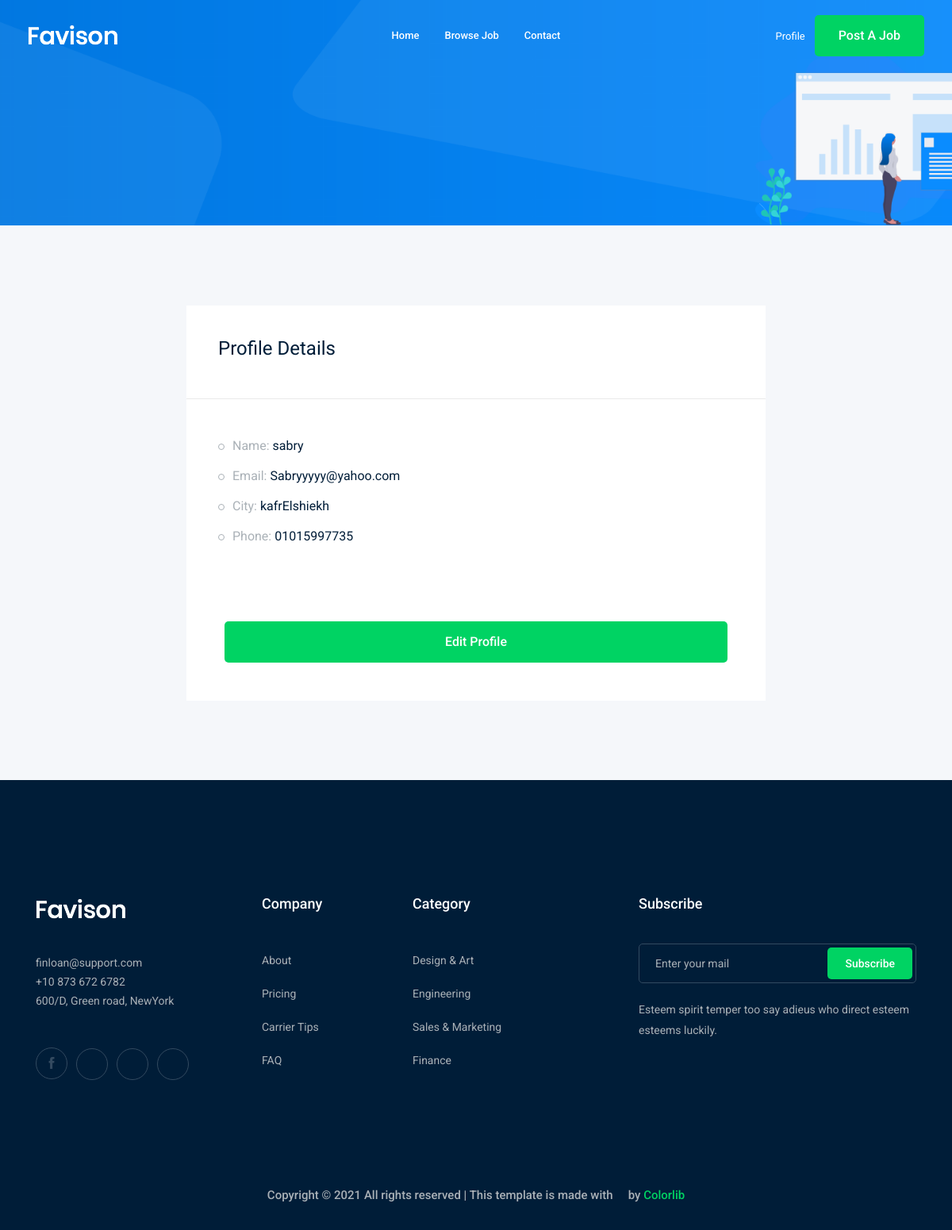
The app's page /accounts/profile (signed in) with its own data.
### account/models.py (models this page shows, shortened)
class Profile(models.Model):
    user = models.OneToOneField(User, on_delete=models.CASCADE)
    city = models.ForeignKey(
        "City", on_delete=models.CASCADE, null=True, blank=True)
    phone = models.CharField(max_length=15)
    image = models.ImageField(upload_to='profile/')

class City(models.Model):
    name = models.CharField(max_length=30)
    def __str__(self):
        return f'{self.name} '

### account/views.py (the view)
# urls.py: path('profile', views.profile, name='profile'),
def profile(request):
    profile = Profile.objects.get(user=request.user)
    return render(request, 'accounts/profile.html', {'profile': profile})

### account/templates/accounts/profile.html (shortened to what this page needs)
{% extends 'base.html' %}
{% load bootstrap4 %}
{% block body %}
<div class="bradcam_area bradcam_bg_1">
    <div class="container">
        <div class="row">
            <div class="col-xl-12">
            </div>
        </div>
    </div>
</div>
<div class="job_details_area">
    <div class="container">
        <div class="row">
            <div class="col-lg-8 mx-auto">
                <div class="job_sumary">
                    <div class="summery_header">
                        <h3>Profile Details</h3>
                    </div>
                    <div class="job_content">
                        <ul>
                            <li>Name: <span>{{profile.user.username}}</span></li>
                            <li>Email: <span>{{profile.user.email}}</span></li>
                            <li>City: <span>{{profile.city}}</span></li>
                            <li>Phone: <span>{{profile.phone}}</span></li>
                        </ul>
                    </div>
                    <div class="p-5">
                        <a href="{% url 'accounts:profile_edit' %}" class="boxed-btn3 w-100">Edit profile</a>
                    </div>
                </div>
            </div>
        </div>
    </div>
</div>
{% endblock body %}

### records on screen
Profile: user.username "sabry", user.email "Sabryyyyy@yahoo.com", city "kafrElshiekh", phone "01015997735"
